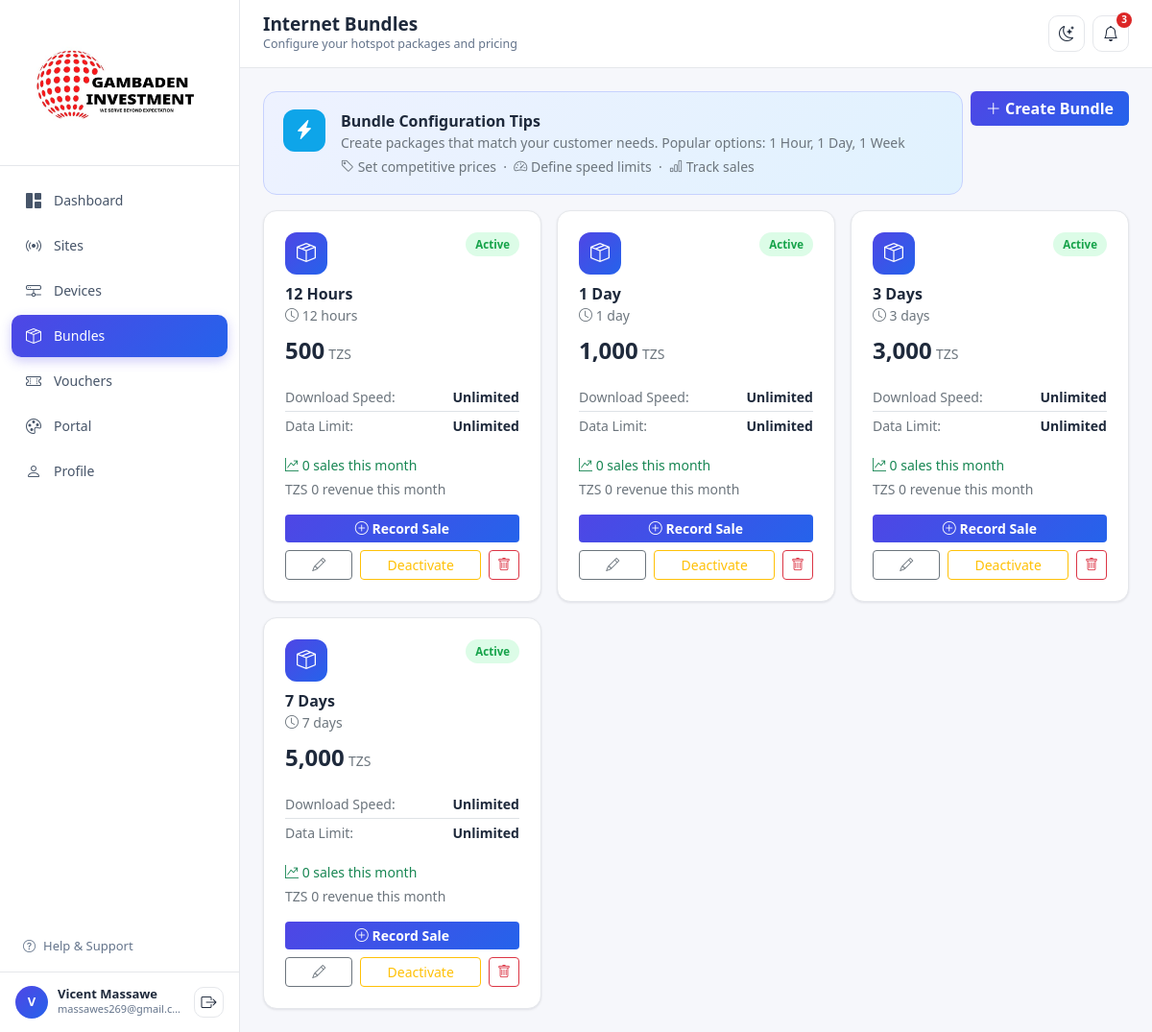
/admin.php?page=bundles (signed in), run on the app's committed database.
### tables this page shows
CREATE TABLE IF NOT EXISTS users (
  id             INT AUTO_INCREMENT PRIMARY KEY,
  username       VARCHAR(50)  NOT NULL UNIQUE,
  password_hash  VARCHAR(255) NOT NULL,
  first_name     VARCHAR(100) NOT NULL DEFAULT '',
  last_name      VARCHAR(100) NOT NULL DEFAULT '',
  email          VARCHAR(150) NOT NULL,
  phone          VARCHAR(30)  DEFAULT '',
  account_type   VARCHAR(50)  DEFAULT 'Customer Account',
  member_since   DATE         DEFAULT NULL,
  bank_name      VARCHAR(50)  DEFAULT '',
  account_number VARCHAR(50)  DEFAULT '',
  plan           VARCHAR(50)  DEFAULT 'Free',
  plan_price     INT          DEFAULT 0,
  billing_cycle  VARCHAR(20)  DEFAULT 'Monthly',
  next_renewal   DATE         DEFAULT NULL,
  created_at     TIMESTAMP    DEFAULT CURRENT_TIMESTAMP
);

CREATE TABLE IF NOT EXISTS bundles (
  id             INT AUTO_INCREMENT PRIMARY KEY,
  name           VARCHAR(100) NOT NULL,
  duration_value INT NOT NULL DEFAULT 1,
  duration_unit  ENUM('hours','days','weeks') DEFAULT 'days',
  price          INT NOT NULL DEFAULT 0,
  speed          VARCHAR(50) DEFAULT 'Unlimited',
  data_limit     VARCHAR(50) DEFAULT 'Unlimited',
  status         ENUM('active','inactive') DEFAULT 'active',
  created_at     TIMESTAMP DEFAULT CURRENT_TIMESTAMP
);

### admin.php (called while the page is built, shortened)
<?php
require __DIR__ . '/includes/config.php';
$page = $_GET['page'] ?? 'dashboard';
$data = load_app_data();
require __DIR__ . '/includes/layout_top.php';
require __DIR__ . "/pages/{$page}.php";
require __DIR__ . '/includes/layout_bottom.php';

### includes/config.php (called while the page is built, shortened)
<?php
function money(float $amount): string {
    return number_format($amount, 0);
}
function current_user_id(): int {
    return (int) ($_SESSION['user_id'] ?? 1);
}
function load_app_data(): array {
    $pdo = db();
    $userId = current_user_id();
    $profile = $pdo->prepare('SELECT * FROM users WHERE id = ?');
    $profile->execute([$userId]);
    $user = $profile->fetch() ?: [];
    $sites = $pdo->query(
        'SELECT s.*, COUNT(d.id) AS device_count
           FROM sites s
           LEFT JOIN devices d ON d.site_id = s.id
          GROUP BY s.id
          ORDER BY s.id'
    )->fetchAll();
    $devices = $pdo->query('SELECT * FROM devices ORDER BY id')->fetchAll();
    $bundles = $pdo->query(
        "SELECT b.*,
                COALESCE(m.qty, 0) AS sales_month,
                COALESCE(m.revenue, 0) AS revenue_month
           FROM bundles b
           LEFT JOIN (
                SELECT bundle_id, SUM(quantity) AS qty, SUM(amount) AS revenue
                  FROM sales
                 WHERE YEAR(sold_at) = YEAR(CURDATE()) AND MONTH(sold_at) = MONTH(CURDATE())
                 GROUP BY bundle_id
           ) m ON m.bundle_id = b.id
          ORDER BY b.id"
    )->fetchAll();
    $portalStmt = $pdo->query('SELECT * FROM portal_settings WHERE id = 1');
    $portal = $portalStmt->fetch() ?: [
        'business_name' => 'GAMBADEN HOTSPOT',
        'welcome_text'  => 'Internet ya Uhakika kwa Bei Nafuu',
        'primary_color' => '#4f46e5',
        'lipa_number'   => '140197316',
        'contact_phone' => '+255745325531',
    ];
    return [
        'sites' => $sites,
        'devices' => $devices,
        'bundles' => $bundles,
        'portal' => $portal,
        'profile' => [
            'first_name' => $user['first_name'] ?? '',
            'last_name'  => $user['last_name'] ?? '',
            'email'      => $user['email'] ?? '',
            'phone'      => $user['phone'] ?? '',
            'account_type' => $user['account_type'] ?? 'Customer Account',
            'member_since' => !empty($user['member_since']) ? date('d M Y', strtotime($user['member_since'])) : '',
            'bank_name'    => $user['bank_name'] ?? '',
            'account_number' => $user['account_number'] ?? '',
        ],
    ];
}

### pages/bundles.php (the view, shortened to what this page needs)
<?php if (!defined('NEXOR_APP')) { http_response_code(403); exit; }
function bundle_duration_label(array $b): string {
    $unit = $b['duration_value'] == 1 ? rtrim($b['duration_unit'], 's') : $b['duration_unit'];
    return $b['duration_value'] . ' ' . $unit;
}
?>
<div class="d-flex justify-content-between align-items-start flex-wrap gap-2 mb-3">
  <div class="nx-tip-banner flex-grow-1">
    <div class="d-flex align-items-start gap-3">
      <div class="nx-stat-icon" style="background:#0ea5e9;color:#fff;"><i class="bi bi-lightning-charge-fill"></i></div>
      <div>
        <div class="fw-semibold">Bundle Configuration Tips</div>
        <div class="text-secondary small">Create packages that match your customer needs. Popular options: 1 Hour, 1 Day, 1 Week</div>
        <div class="text-secondary small mt-1">
          <i class="bi bi-tag"></i> Set competitive prices &nbsp;·&nbsp;
          <i class="bi bi-speedometer2"></i> Define speed limits &nbsp;·&nbsp;
          <i class="bi bi-bar-chart"></i> Track sales
        </div>
      </div>
    </div>
  </div>
  <button class="btn btn-nx-primary px-3" data-bs-toggle="modal" data-bs-target="#createBundleModal">
    <i class="bi bi-plus-lg"></i> Create Bundle
  </button>
</div>
<div class="row g-3">
  <?php foreach ($data['bundles'] as $b): ?>
  <div class="col-md-6 col-lg-4">
    <div class="nx-card nx-card-body h-100 d-flex flex-column">
      <div class="d-flex justify-content-between align-items-start mb-2">
        <div class="nx-stat-icon" style="background:linear-gradient(135deg,var(--nx-primary),var(--nx-accent));color:#fff;">
          <i class="bi bi-box-seam"></i>
        </div>
        <span class="nx-badge <?= $b['status'] === 'active' ? 'nx-badge-active' : 'nx-badge-inactive' ?>">
          <?= $b['status'] === 'active' ? 'Active' : 'Inactive' ?>
        </span>
      </div>
      <div class="fw-bold fs-6"><?= htmlspecialchars($b['name']) ?></div>
      <div class="text-secondary small mb-2"><i class="bi bi-clock"></i> <?= bundle_duration_label($b) ?></div>
      <div class="mb-3">
        <span class="fs-4 fw-bold"><?= money($b['price']) ?></span>
        <span class="text-secondary small">TZS</span>
      </div>
      <div class="small mb-3">
        <div class="d-flex justify-content-between py-1 border-bottom">
          <span class="text-secondary">Download Speed:</span>
          <span class="fw-semibold"><?= htmlspecialchars($b['speed']) ?></span>
        </div>
        <div class="d-flex justify-content-between py-1">
          <span class="text-secondary">Data Limit:</span>
          <span class="fw-semibold"><?= htmlspecialchars($b['data_limit']) ?></span>
        </div>
      </div>
      <div class="text-success small mb-1"><i class="bi bi-graph-up-arrow"></i> <?= $b['sales_month'] ?> sales this month</div>
      <div class="text-secondary small mb-3">TZS <?= money($b['revenue_month']) ?> revenue this month</div>
      <button class="btn btn-nx-primary btn-sm w-100 mb-2" data-bs-toggle="modal" data-bs-target="#recordSale<?= $b['id'] ?>">
        <i class="bi bi-plus-circle"></i> Record Sale
      </button>
      <div class="mt-auto d-flex gap-2">
        <button class="btn btn-outline-secondary btn-sm flex-fill" data-bs-toggle="modal" data-bs-target="#editBundle<?= $b['id'] ?>">
          <i class="bi bi-pencil"></i>
        </button>
        <form method="POST" class="flex-fill">
          <button type="submit" class="btn btn-sm w-100 <?= $b['status'] === 'active' ? 'btn-outline-warning' : 'btn-outline-success' ?>">
            <?= $b['status'] === 'active' ? 'Deactivate' : 'Activate' ?>
          </button>
        </form>
        <form method="POST" data-confirm="Una uhakika unataka kufuta bundle hii?">
          <button type="submit" class="btn btn-outline-danger btn-sm"><i class="bi bi-trash"></i></button>
        </form>
      </div>
    </div>
  </div>
  <?php endforeach; ?>
</div>

### includes/sidebar.php (shortened to what this page needs)
<aside class="nx-sidebar">
  <div class="nx-sidebar-brand">
    <img src="assets/img/logo.png" alt="Gambaden Investment" class="brand-logo">
  </div>
  <nav class="nx-nav">
    <?php
    $nx_links = [
      'dashboard' => ['bi-grid-1x2-fill',   'Dashboard'],
      'sites'     => ['bi-broadcast',       'Sites'],
      'devices'   => ['bi-hdd-network',     'Devices'],
      'bundles'   => ['bi-box-seam',        'Bundles'],
      'vouchers'  => ['bi-ticket-perforated', 'Vouchers'],
      'portal'    => ['bi-palette',         'Portal'],
      'profile'   => ['bi-person',          'Profile'],
    ];
    foreach ($nx_links as $key => [$icon, $label]):
    ?>
    <a href="admin.php?page=<?= $key ?>" class="<?= $page === $key ? 'active' : '' ?>">
      <i class="bi <?= $icon ?>"></i> <?= $label ?>
    </a>
    <?php endforeach; ?>
  </nav>
  <div class="px-3 pb-2">
    <a href="#" class="d-flex align-items-center gap-2 px-2 py-2 text-decoration-none" style="color:var(--nx-muted);font-size:13px;">
      <i class="bi bi-question-circle"></i> Help &amp; Support
    </a>
  </div>
  <div class="nx-sidebar-footer">
    <div class="nx-avatar"><?= strtoupper(substr($data['profile']['first_name'], 0, 1)) ?></div>
    <div class="flex-grow-1 overflow-hidden">
      <div class="who text-truncate"><?= htmlspecialchars($data['profile']['first_name'] . ' ' . $data['profile']['last_name']) ?></div>
      <div class="email text-truncate"><?= htmlspecialchars($data['profile']['email']) ?></div>
    </div>
    <a href="logout.php" class="nx-icon-btn" title="Logout" style="width:32px;height:32px;">
      <i class="bi bi-box-arrow-right"></i>
    </a>
  </div>
</aside>

### assets/css/style.css (style rules this page uses)
:root { --nx-primary: #4f46e5; --nx-primary-dark: #4338ca; --nx-accent: #2563eb; --nx-bg: #f6f7fb; --nx-surface: #ffffff; --nx-border: #e5e7eb; --nx-text: #1e293b; --nx-muted: #64748b; --nx-sidebar-bg: #ffffff; --nx-sidebar-text: #475569; --nx-success: #16a34a; --nx-success-bg: #dcfce7; --nx-warning: #d97706; --nx-warning-bg: #fef3c7; --nx-danger: #dc2626; --nx-danger-bg: #fee2e2; --nx-shadow: 0 1px 3px rgba(15, 23, 42, .06), 0 1px 2px rgba(15, 23, 42, .04); }
body { background: var(--nx-bg); color: var(--nx-text); font-family: "Segoe UI", system-ui, -apple-system, sans-serif; }
a { color: var(--nx-accent); }
.nx-sidebar { width: 250px; flex-shrink: 0; background: var(--nx-sidebar-bg); border-right: 1px solid var(--nx-border); display: flex; flex-direction: column; transition: transform .2s ease; }
.nx-sidebar-brand { padding: 18px 20px; border-bottom: 1px solid var(--nx-border); }
.nx-sidebar-brand .brand-logo { max-width: 100%; height: auto; display: block; background: #fff; border-radius: 10px; padding: 6px 10px; }
.nx-nav { padding: 14px 12px; flex: 1; overflow-y: auto; }
.nx-nav a { display: flex; align-items: center; gap: 12px; padding: 10px 14px; border-radius: 10px; color: var(--nx-sidebar-text); text-decoration: none; font-size: 14px; font-weight: 500; margin-bottom: 3px; transition: background .15s, color .15s; }
.nx-nav a i { font-size: 16px; width: 18px; text-align: center; }
.nx-nav a.active { background: linear-gradient(135deg, var(--nx-primary), var(--nx-accent)); color: #fff; box-shadow: 0 4px 12px rgba(79, 70, 229, .28); }
.nx-sidebar-footer { padding: 14px 16px; border-top: 1px solid var(--nx-border); display: flex; align-items: center; gap: 10px; }
.nx-avatar { width: 34px; height: 34px; border-radius: 50%; background: linear-gradient(135deg, var(--nx-primary), var(--nx-accent)); color: #fff; font-weight: 700; font-size: 13px; display: flex; align-items: center; justify-content: center; flex-shrink: 0; }
.nx-sidebar-footer .who { font-size: 13px; font-weight: 600; color: var(--nx-text); line-height: 1.2; }
.nx-sidebar-footer .email { font-size: 11px; color: var(--nx-muted); }
.nx-icon-btn { width: 38px; height: 38px; border-radius: 10px; border: 1px solid var(--nx-border); background: var(--nx-surface); color: var(--nx-text); display: flex; align-items: center; justify-content: center; position: relative; }
.nx-card { background: var(--nx-surface); border: 1px solid var(--nx-border); border-radius: 14px; box-shadow: var(--nx-shadow); }
.nx-card-body { padding: 22px; }
.nx-stat-icon { width: 44px; height: 44px; border-radius: 12px; display: flex; align-items: center; justify-content: center; font-size: 20px; flex-shrink: 0; }
.nx-tip-banner { background: linear-gradient(135deg, #eef2ff, #e0f2fe); border: 1px solid #c7d2fe; border-radius: 14px; padding: 18px 20px; }
.nx-badge { font-size: 11.5px; font-weight: 700; padding: 4px 10px; border-radius: 20px; }
.nx-badge-active { background: var(--nx-success-bg); color: var(--nx-success); }
.btn-nx-primary { background: linear-gradient(135deg, var(--nx-primary), var(--nx-accent)); border: none; color: #fff; font-weight: 600; }

### data on the page
users: first_name "V", first_name+last_name "Vicent Massawe", email "massawes269@gmail.c…"
bundles: status "Active", name "12 Hours", bundle_duration_label($b) "12 hours", price "500", speed "Unlimited", data_limit "Unlimited", sales_month "0", revenue_month "0"
bundles: status "Active", name "1 Day", bundle_duration_label($b) "1 day", price "1,000", speed "Unlimited", data_limit "Unlimited", sales_month "0", revenue_month "0"
bundles: status "Active", name "3 Days", bundle_duration_label($b) "3 days", price "3,000", speed "Unlimited", data_limit "Unlimited", sales_month "0", revenue_month "0"
bundles: status "Active", name "7 Days", bundle_duration_label($b) "7 days", price "5,000", speed "Unlimited", data_limit "Unlimited", sales_month "0", revenue_month "0"

### other printed values
$label "Dashboard"
$label "Sites"
$label "Devices"
$label "Bundles"
$label "Vouchers"
$label "Portal"
$label "Profile"
$pageTitle "Internet Bundles"
$pageSubtitle "Configure your hotspot packages and pricing"
